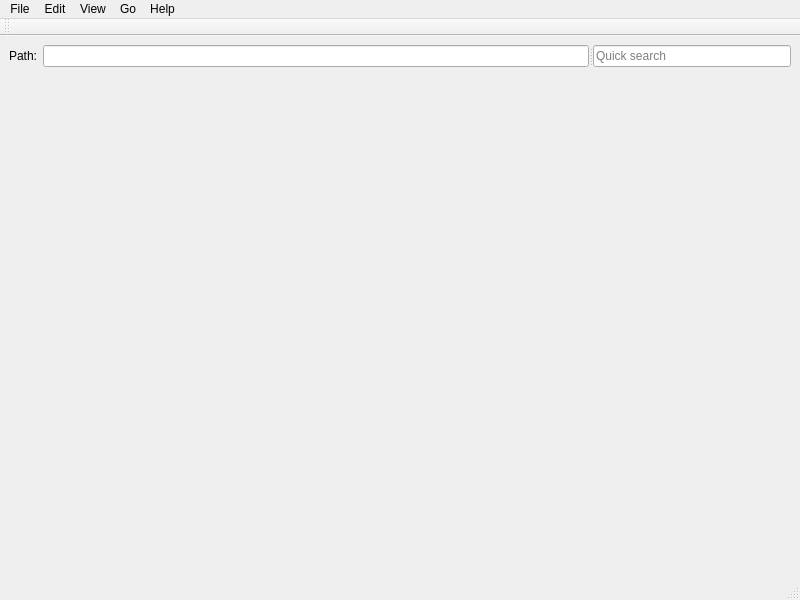
<?xml version="1.0" encoding="UTF-8"?>
<ui version="4.0">
 <class>MainWindow</class>
 <widget class="QMainWindow" name="MainWindow">
  <property name="geometry">
   <rect>
    <x>0</x>
    <y>0</y>
    <width>800</width>
    <height>600</height>
   </rect>
  </property>
  <property name="windowTitle">
   <string>APHLA Launcher</string>
  </property>
  <widget class="QWidget" name="centralwidget">
   <layout class="QGridLayout" name="gridLayout_5">
    <item row="0" column="0">
     <layout class="QVBoxLayout" name="verticalLayout">
      <item>
       <widget class="QSplitter" name="splitter_2">
        <property name="sizePolicy">
         <sizepolicy hsizetype="Expanding" vsizetype="Fixed">
          <horstretch>0</horstretch>
          <verstretch>0</verstretch>
         </sizepolicy>
        </property>
        <property name="orientation">
         <enum>Qt::Horizontal</enum>
        </property>
        <widget class="QWidget" name="layoutWidget">
         <layout class="QHBoxLayout" name="horizontalLayout">
          <item>
           <widget class="QLabel" name="label">
            <property name="text">
             <string>Path:</string>
            </property>
           </widget>
          </item>
          <item>
           <widget class="QStackedWidget" name="stackedWidget_path">
            <property name="maximumSize">
             <size>
              <width>16777215</width>
              <height>49</height>
             </size>
            </property>
            <property name="currentIndex">
             <number>0</number>
            </property>
            <widget class="QWidget" name="page_path_lineEdit">
             <layout class="QGridLayout" name="gridLayout_3">
              <property name="margin">
               <number>0</number>
              </property>
              <item row="0" column="0">
               <widget class="QLineEdit" name="lineEdit_path"/>
              </item>
             </layout>
            </widget>
            <widget class="QWidget" name="page_4">
             <layout class="QGridLayout" name="gridLayout_4">
              <property name="margin">
               <number>0</number>
              </property>
              <item row="0" column="0">
               <widget class="QPushButton" name="pushButton_path_button_list_back">
                <property name="text">
                 <string>Back</string>
                </property>
               </widget>
              </item>
              <item row="0" column="1">
               <widget class="QPushButton" name="pushButton_path_button_list_1">
                <property name="text">
                 <string>Folder</string>
                </property>
               </widget>
              </item>
              <item row="0" column="2">
               <widget class="QPushButton" name="pushButton_path_button_list_forward">
                <property name="text">
                 <string>Forward</string>
                </property>
               </widget>
              </item>
              <item row="0" column="3">
               <spacer name="horizontalSpacer">
                <property name="orientation">
                 <enum>Qt::Horizontal</enum>
                </property>
                <property name="sizeHint" stdset="0">
                 <size>
                  <width>30</width>
                  <height>20</height>
                 </size>
                </property>
               </spacer>
              </item>
             </layout>
            </widget>
           </widget>
          </item>
         </layout>
        </widget>
        <widget class="QLineEdit" name="lineEdit_search">
         <property name="maximumSize">
          <size>
           <width>16777215</width>
           <height>16777215</height>
          </size>
         </property>
         <property name="text">
          <string/>
         </property>
         <property name="placeholderText">
          <string>Quick search</string>
         </property>
        </widget>
       </widget>
      </item>
      <item>
       <widget class="QSplitter" name="splitterPanes">
        <property name="orientation">
         <enum>Qt::Horizontal</enum>
        </property>
        <widget class="QStackedWidget" name="stackedWidgetMainPane">
         <property name="currentIndex">
          <number>0</number>
         </property>
         <widget class="QWidget" name="pageListView">
          <layout class="QGridLayout" name="gridLayout">
           <property name="topMargin">
            <number>0</number>
           </property>
           <property name="rightMargin">
            <number>0</number>
           </property>
           <property name="bottomMargin">
            <number>0</number>
           </property>
          </layout>
         </widget>
         <widget class="QWidget" name="pageTreeView">
          <layout class="QGridLayout" name="gridLayout_2">
           <property name="topMargin">
            <number>0</number>
           </property>
           <property name="rightMargin">
            <number>0</number>
           </property>
           <property name="bottomMargin">
            <number>0</number>
           </property>
          </layout>
         </widget>
        </widget>
       </widget>
      </item>
     </layout>
    </item>
   </layout>
  </widget>
  <widget class="QMenuBar" name="menubar">
   <property name="geometry">
    <rect>
     <x>0</x>
     <y>0</y>
     <width>800</width>
     <height>25</height>
    </rect>
   </property>
   <widget class="QMenu" name="menuFile">
    <property name="title">
     <string>File</string>
    </property>
   </widget>
   <widget class="QMenu" name="menuEdit">
    <property name="title">
     <string>Edit</string>
    </property>
   </widget>
   <widget class="QMenu" name="menuView">
    <property name="title">
     <string>View</string>
    </property>
    <addaction name="separator"/>
    <addaction name="separator"/>
   </widget>
   <widget class="QMenu" name="menuGo">
    <property name="title">
     <string>Go</string>
    </property>
   </widget>
   <widget class="QMenu" name="menuHelp">
    <property name="title">
     <string>Help</string>
    </property>
   </widget>
   <addaction name="menuFile"/>
   <addaction name="menuEdit"/>
   <addaction name="menuView"/>
   <addaction name="menuGo"/>
   <addaction name="menuHelp"/>
  </widget>
  <widget class="QStatusBar" name="statusbar"/>
  <widget class="QToolBar" name="toolBar">
   <property name="windowTitle">
    <string>toolBar</string>
   </property>
   <attribute name="toolBarArea">
    <enum>TopToolBarArea</enum>
   </attribute>
   <attribute name="toolBarBreak">
    <bool>false</bool>
   </attribute>
  </widget>
 </widget>
 <resources/>
 <connections/>
</ui>
